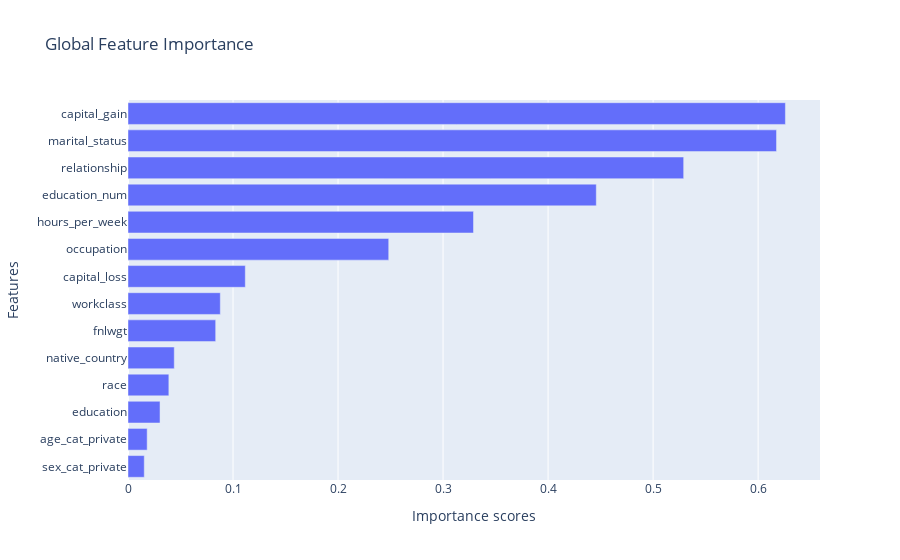

Notebook code cell kept with this figure:
### Code cell
print("SHAP results:")
global_explanations["shap_global"].ipython_plot(class_names=transformer.class_names)

### Figure 1 — Plotly figure (JSON) as saved in the notebook; plotly's stock layout.template omitted (floating-point values rounded to 4 significant figures)
{"data": [{"alignmentgroup": "True", "hovertemplate": "Importance scores=%{x}<br>Features=%{y}<extra></extra>", "legendgroup": "", "marker": {"color": "#636efa", "pattern": {"shape": ""}}, "name": "", "offsetgroup": "", "orientation": "h", "showlegend": false, "textposition": "auto", "type": "bar", "x": [0.01548, 0.01826, 0.0305, 0.03889, 0.04405, 0.08349, 0.08789, 0.1117, 0.2483, 0.329, 0.4459, 0.5291, 0.6175, 0.626], "xaxis": "x", "y": ["sex_cat_private", "age_cat_private", "education", "race", "native_country", "fnlwgt", "workclass", "capital_loss", "occupation", "hours_per_week", "education_num", "relationship", "marital_status", "capital_gain"], "yaxis": "y"}], "layout": {"barmode": "relative", "legend": {"tracegroupgap": 0}, "title": {"text": "Global Feature Importance"}, "xaxis": {"anchor": "y", "domain": [0, 1], "title": {"text": "Importance scores"}}, "yaxis": {"anchor": "x", "domain": [0, 1], "title": {"text": "Features"}}}}
